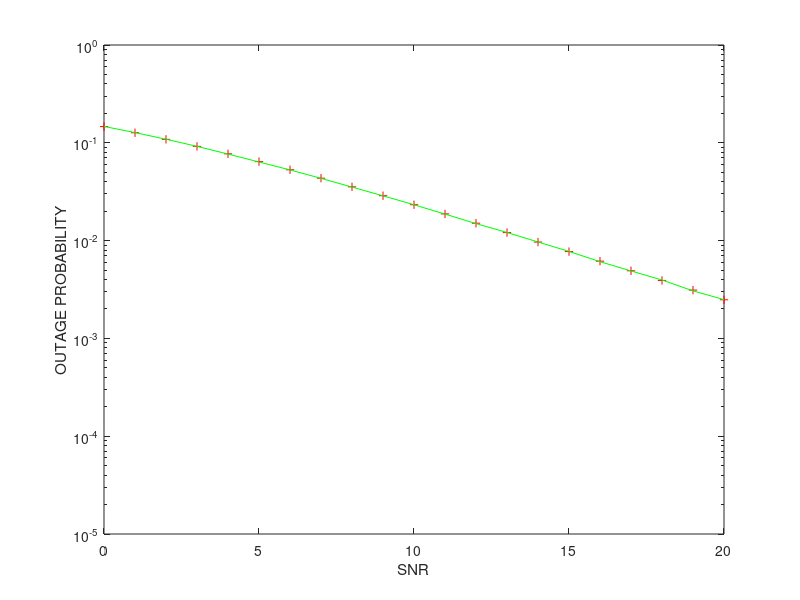

Here is the MATLAB script that generated this plot:
clc
clear all;
close all;
n=10^6;%no_of_samples
i=randi([0,1],1,n);%generates random integers 0's and 1's
i1=2*i-1;%bpsk modulation  i.e, mapping 1's as 1 and 0's as -1

%rayleigh fading channel
a=randn(1,n);%generates samples of size 1xn which are gaussian distributed
b=randn(1,n);%generates samples of size 1xn which are gaussian distributed
rc=1/sqrt(2)*(sqrt(a.^2+b.^2));%rayleigh channel

for l=0:1:20
snr=10^((l/10));    % SNR values in absolute scale
sdev=sqrt(0.5/snr); % standard deviation of noise calculated from SNR
N=random('norm',0,sdev,[1,n]);% generation of noise sequence
yrc=rc.*i1+N;       %signal received through rayleigh and awgn channel


YR=(yrc>=0); %baseband detection from Rayleigh,AWGN channel
ErrorR=sum((xor(YR,i)));% no of errors in detected signal


ber_R(l+1)=ErrorR/n;%simulated BER for AWGN,rayleigh channel

berthR(l+1)=0.5*(1-sqrt(snr/(snr+1)));%theoretical bit error rate of
% rayleigh,awgn channel
p=((1-2*ber_R(l+1))^2)/(4*(ber_R(l+1)-(ber_R(l+1)^2)));

outage(l+1)=1-exp(-3.16/p);%simulated ber computed from rayleigh channel
outageT(l+1)=1-exp(-3.16/snr);%theoretical ber computed from rayleigh
%channel

end
% scatterplot(yawgn)
% scatterplot(yrc)
figure
%comparison plot generation of theoretical and calculated SNR
q=0:1:20 ;

semilogy(q,berthR(q+1),'+r');
hold on
semilogy(q,ber_R(q+1),'g-');
axis([0 20 10^-5 1]);
%title('BER PERFORMANCE OF BPSK MODULATION SCHEME IN AWGN,RAYLEIGH CHANNEL')
xlabel('SNR')
ylabel('BIT ERROR RATE')
%figure
% plot(q,outage(q+1),'-');
% hold on
% plot(q,outageT(q+1),'+g');
%title('OUTAGE PERFORMANCE OF BPSK MODULATION IN AWGN,RAYLEIGH CHANNEL')
xlabel('SNR')
ylabel('OUTAGE PROBABILITY')

    
    
